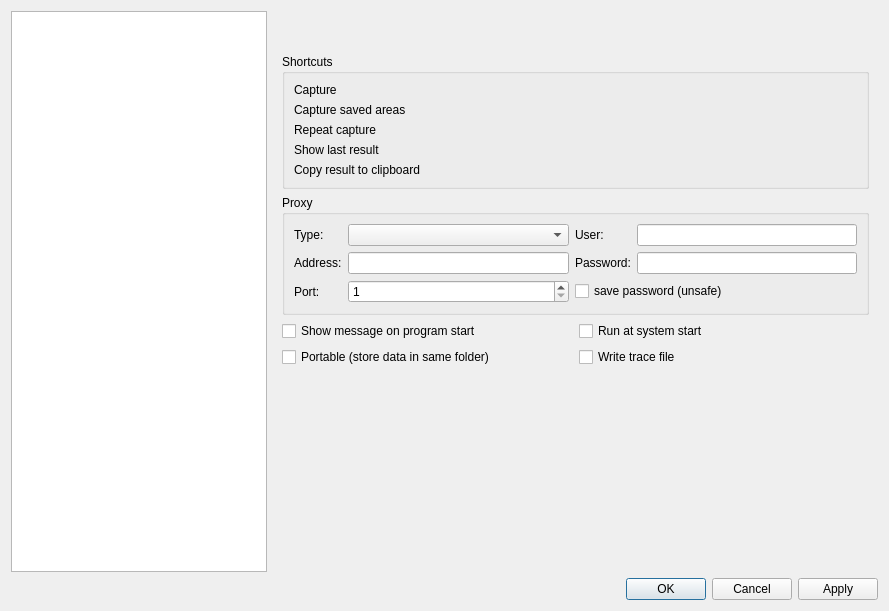
<?xml version='1.0' encoding='UTF-8'?>
<ui version="4.0">
 <class>SettingsEditor</class>
 <widget class="QDialog" name="SettingsEditor">
  <property name="geometry">
   <rect>
    <x>0</x>
    <y>0</y>
    <width>889</width>
    <height>611</height>
   </rect>
  </property>
  <property name="windowTitle">
   <string>Settings</string>
  </property>
  <layout class="QGridLayout" name="gridLayout_6">
   <item row="0" column="0">
    <widget class="QListView" name="pagesList">
     <property name="sizePolicy">
      <sizepolicy hsizetype="Maximum" vsizetype="Expanding">
       <horstretch>0</horstretch>
       <verstretch>0</verstretch>
      </sizepolicy>
     </property>
     <property name="editTriggers">
      <set>QAbstractItemView::NoEditTriggers</set>
     </property>
    </widget>
   </item>
   <item row="0" column="1">
    <layout class="QVBoxLayout" name="verticalLayout_3">
     <property name="spacing">
      <number>0</number>
     </property>
     <item>
      <widget class="QWidget" name="widget" native="true">
       <layout class="QVBoxLayout" name="verticalLayout_2">
        <property name="topMargin">
         <number>0</number>
        </property>
        <property name="bottomMargin">
         <number>0</number>
        </property>
        <item>
         <widget class="QLabel" name="pageInfoLabel">
          <property name="text">
           <string />
          </property>
          <property name="wordWrap">
           <bool>true</bool>
          </property>
         </widget>
        </item>
        <item>
         <widget class="QLabel" name="pageErrorLabel">
          <property name="palette">
           <palette>
            <active>
             <colorrole role="WindowText">
              <brush brushstyle="SolidPattern">
               <color alpha="255">
                <red>255</red>
                <green>0</green>
                <blue>0</blue>
               </color>
              </brush>
             </colorrole>
            </active>
            <inactive>
             <colorrole role="WindowText">
              <brush brushstyle="SolidPattern">
               <color alpha="255">
                <red>255</red>
                <green>0</green>
                <blue>0</blue>
               </color>
              </brush>
             </colorrole>
            </inactive>
            <disabled>
             <colorrole role="WindowText">
              <brush brushstyle="SolidPattern">
               <color alpha="255">
                <red>118</red>
                <green>118</green>
                <blue>118</blue>
               </color>
              </brush>
             </colorrole>
            </disabled>
           </palette>
          </property>
          <property name="text">
           <string />
          </property>
          <property name="wordWrap">
           <bool>true</bool>
          </property>
         </widget>
        </item>
       </layout>
      </widget>
     </item>
     <item>
      <widget class="QStackedWidget" name="pagesView">
       <property name="sizePolicy">
        <sizepolicy hsizetype="Expanding" vsizetype="Expanding">
         <horstretch>0</horstretch>
         <verstretch>0</verstretch>
        </sizepolicy>
       </property>
       <property name="currentIndex">
        <number>0</number>
       </property>
       <widget class="QWidget" name="pageGeneral">
        <layout class="QGridLayout" name="gridLayout_11">
         <item row="2" column="0" colspan="2">
          <widget class="QGroupBox" name="groupBox_2">
           <property name="title">
            <string>Proxy</string>
           </property>
           <layout class="QGridLayout" name="gridLayout_3">
            <item row="0" column="0">
             <widget class="QLabel" name="label_12">
              <property name="text">
               <string>Type:</string>
              </property>
             </widget>
            </item>
            <item row="0" column="1">
             <widget class="QComboBox" name="proxyTypeCombo" />
            </item>
            <item row="0" column="2">
             <widget class="QLabel" name="label_15">
              <property name="text">
               <string>User:</string>
              </property>
             </widget>
            </item>
            <item row="0" column="3">
             <widget class="QLineEdit" name="proxyUserEdit" />
            </item>
            <item row="1" column="0">
             <widget class="QLabel" name="label_13">
              <property name="text">
               <string>Address:</string>
              </property>
             </widget>
            </item>
            <item row="1" column="1">
             <widget class="QLineEdit" name="proxyHostEdit" />
            </item>
            <item row="1" column="2">
             <widget class="QLabel" name="label_16">
              <property name="text">
               <string>Password:</string>
              </property>
             </widget>
            </item>
            <item row="1" column="3">
             <widget class="QLineEdit" name="proxyPassEdit" />
            </item>
            <item row="2" column="0">
             <widget class="QLabel" name="label_14">
              <property name="text">
               <string>Port:</string>
              </property>
             </widget>
            </item>
            <item row="2" column="1">
             <widget class="QSpinBox" name="proxyPortSpin">
              <property name="minimum">
               <number>1</number>
              </property>
              <property name="maximum">
               <number>65535</number>
              </property>
             </widget>
            </item>
            <item row="2" column="2" colspan="2">
             <widget class="QCheckBox" name="proxySaveCheck">
              <property name="text">
               <string>save password (unsafe)</string>
              </property>
             </widget>
            </item>
           </layout>
          </widget>
         </item>
         <item row="5" column="1">
          <spacer name="verticalSpacer_4">
           <property name="orientation">
            <enum>Qt::Vertical</enum>
           </property>
           <property name="sizeHint" stdset="0">
            <size>
             <width>20</width>
             <height>40</height>
            </size>
           </property>
          </spacer>
         </item>
         <item row="4" column="1">
          <widget class="QCheckBox" name="writeTrace">
           <property name="text">
            <string>Write trace file</string>
           </property>
          </widget>
         </item>
         <item row="3" column="1">
          <widget class="QCheckBox" name="runAtSystemStart">
           <property name="text">
            <string>Run at system start</string>
           </property>
          </widget>
         </item>
         <item row="1" column="0" colspan="2">
          <widget class="QGroupBox" name="groupBox">
           <property name="title">
            <string>Shortcuts</string>
           </property>
           <layout class="QGridLayout" name="gridLayout">
            <item row="4" column="1">
             <widget class="service::KeySequenceEdit" name="clipboardEdit" native="true" />
            </item>
            <item row="2" column="0">
             <widget class="QLabel" name="label_8">
              <property name="text">
               <string>Repeat capture</string>
              </property>
             </widget>
            </item>
            <item row="2" column="1">
             <widget class="service::KeySequenceEdit" name="repeatCaptureEdit" native="true" />
            </item>
            <item row="3" column="0">
             <widget class="QLabel" name="label_3">
              <property name="text">
               <string>Show last result</string>
              </property>
             </widget>
            </item>
            <item row="0" column="1">
             <widget class="service::KeySequenceEdit" name="captureEdit" native="true" />
            </item>
            <item row="4" column="0">
             <widget class="QLabel" name="label_7">
              <property name="text">
               <string>Copy result to clipboard</string>
              </property>
             </widget>
            </item>
            <item row="3" column="1">
             <widget class="service::KeySequenceEdit" name="repeatEdit" native="true" />
            </item>
            <item row="0" column="0">
             <widget class="QLabel" name="label">
              <property name="text">
               <string>Capture</string>
              </property>
             </widget>
            </item>
            <item row="1" column="0">
             <widget class="QLabel" name="label_22">
              <property name="text">
               <string>Capture saved areas</string>
              </property>
             </widget>
            </item>
            <item row="1" column="1">
             <widget class="service::KeySequenceEdit" name="captureLockedEdit" native="true" />
            </item>
           </layout>
          </widget>
         </item>
         <item row="3" column="0">
          <widget class="QCheckBox" name="showOnStart">
           <property name="text">
            <string>Show message on program start</string>
           </property>
          </widget>
         </item>
         <item row="4" column="0">
          <widget class="QCheckBox" name="portable">
           <property name="text">
            <string>Portable (store data in same folder)</string>
           </property>
          </widget>
         </item>
        </layout>
       </widget>
       <widget class="QWidget" name="pageRecognize">
        <layout class="QGridLayout" name="gridLayout_2">
         <item row="0" column="0">
          <widget class="QLabel" name="label_2">
           <property name="sizePolicy">
            <sizepolicy hsizetype="Maximum" vsizetype="Preferred">
             <horstretch>0</horstretch>
             <verstretch>0</verstretch>
            </sizepolicy>
           </property>
           <property name="text">
            <string>Tessdata path:</string>
           </property>
          </widget>
         </item>
         <item row="1" column="2">
          <widget class="QComboBox" name="tesseractLangCombo" />
         </item>
         <item row="2" column="2">
          <spacer name="verticalSpacer_2">
           <property name="orientation">
            <enum>Qt::Vertical</enum>
           </property>
           <property name="sizeHint" stdset="0">
            <size>
             <width>17</width>
             <height>410</height>
            </size>
           </property>
          </spacer>
         </item>
         <item row="0" column="2">
          <widget class="QLabel" name="tessdataPath">
           <property name="text">
            <string />
           </property>
           <property name="wordWrap">
            <bool>true</bool>
           </property>
           <property name="textInteractionFlags">
            <set>Qt::LinksAccessibleByMouse|Qt::TextSelectableByMouse</set>
           </property>
          </widget>
         </item>
         <item row="1" column="0">
          <widget class="QLabel" name="label_4">
           <property name="sizePolicy">
            <sizepolicy hsizetype="Maximum" vsizetype="Preferred">
             <horstretch>0</horstretch>
             <verstretch>0</verstretch>
            </sizepolicy>
           </property>
           <property name="text">
            <string>Default language:</string>
           </property>
           <property name="buddy">
            <cstring>tesseractLangCombo</cstring>
           </property>
          </widget>
         </item>
        </layout>
       </widget>
       <widget class="QWidget" name="pageCorrect">
        <layout class="QGridLayout" name="gridLayout_10">
         <item row="3" column="0" colspan="2">
          <widget class="QLabel" name="label_11">
           <property name="text">
            <string>User substitutions</string>
           </property>
           <property name="alignment">
            <set>Qt::AlignCenter</set>
           </property>
          </widget>
         </item>
         <item row="4" column="0" colspan="2">
          <widget class="SubstitutionsTable" name="userSubstitutionsTable">
           <property name="toolTip">
            <string>\\ for \ symbol, \n for newline</string>
           </property>
           <property name="selectionBehavior">
            <enum>QAbstractItemView::SelectRows</enum>
           </property>
           <property name="sortingEnabled">
            <bool>true</bool>
           </property>
          </widget>
         </item>
         <item row="0" column="0" colspan="2">
          <widget class="QCheckBox" name="useHunspell">
           <property name="text">
            <string>Use auto corrections (hunspell)</string>
           </property>
          </widget>
         </item>
         <item row="2" column="0" colspan="2">
          <widget class="QCheckBox" name="useUserSubstitutions">
           <property name="text">
            <string>Use user substitutions</string>
           </property>
          </widget>
         </item>
         <item row="1" column="0">
          <widget class="QLabel" name="label_23">
           <property name="text">
            <string>Hunspell dictionaries path:</string>
           </property>
          </widget>
         </item>
         <item row="1" column="1">
          <widget class="QLabel" name="hunspellDir">
           <property name="text">
            <string />
           </property>
           <property name="wordWrap">
            <bool>true</bool>
           </property>
          </widget>
         </item>
        </layout>
       </widget>
       <widget class="QWidget" name="pageTranslate">
        <layout class="QGridLayout" name="gridLayout_9">
         <item row="3" column="0">
          <widget class="QLabel" name="label_5">
           <property name="text">
            <string>Translators path:</string>
           </property>
          </widget>
         </item>
         <item row="6" column="0" colspan="3">
          <widget class="QLabel" name="label_10">
           <property name="text">
            <string>Translators</string>
           </property>
           <property name="alignment">
            <set>Qt::AlignCenter</set>
           </property>
          </widget>
         </item>
         <item row="1" column="0" colspan="2">
          <widget class="QCheckBox" name="ignoreSslCheck">
           <property name="text">
            <string>Ignore SSL errors</string>
           </property>
          </widget>
         </item>
         <item row="4" column="1" colspan="2">
          <widget class="QComboBox" name="translateLangCombo" />
         </item>
         <item row="0" column="0" colspan="2">
          <widget class="QCheckBox" name="doTranslationCheck">
           <property name="text">
            <string>Translate text</string>
           </property>
          </widget>
         </item>
         <item row="2" column="0" colspan="2">
          <widget class="QLabel" name="label_9">
           <property name="text">
            <string>Single translator timeout:</string>
           </property>
          </widget>
         </item>
         <item row="4" column="0">
          <widget class="QLabel" name="label_6">
           <property name="text">
            <string>Language:</string>
           </property>
           <property name="buddy">
            <cstring>translateLangCombo</cstring>
           </property>
          </widget>
         </item>
         <item row="3" column="1" colspan="2">
          <widget class="QLabel" name="translatorsPath">
           <property name="text">
            <string />
           </property>
           <property name="wordWrap">
            <bool>true</bool>
           </property>
           <property name="textInteractionFlags">
            <set>Qt::LinksAccessibleByMouse|Qt::TextSelectableByMouse</set>
           </property>
          </widget>
         </item>
         <item row="7" column="0" colspan="3">
          <widget class="QListWidget" name="translatorList">
           <property name="editTriggers">
            <set>QAbstractItemView::NoEditTriggers</set>
           </property>
           <property name="dragDropMode">
            <enum>QAbstractItemView::InternalMove</enum>
           </property>
           <property name="defaultDropAction">
            <enum>Qt::MoveAction</enum>
           </property>
          </widget>
         </item>
         <item row="2" column="2">
          <widget class="QSpinBox" name="translateTimeoutSpin">
           <property name="suffix">
            <string> secs</string>
           </property>
          </widget>
         </item>
         <item row="8" column="0" colspan="3">
          <widget class="QLabel" name="translatorHint">
           <property name="text">
            <string />
           </property>
           <property name="wordWrap">
            <bool>true</bool>
           </property>
          </widget>
         </item>
        </layout>
       </widget>
       <widget class="QWidget" name="pageRepresent">
        <layout class="QGridLayout" name="gridLayout_7">
         <item row="0" column="0">
          <widget class="QGroupBox" name="resultGroup">
           <property name="sizePolicy">
            <sizepolicy hsizetype="Maximum" vsizetype="Maximum">
             <horstretch>0</horstretch>
             <verstretch>0</verstretch>
            </sizepolicy>
           </property>
           <property name="title">
            <string>Result type</string>
           </property>
           <layout class="QGridLayout" name="gridLayout_4">
            <item row="0" column="0">
             <widget class="QRadioButton" name="trayRadio">
              <property name="sizePolicy">
               <sizepolicy hsizetype="Maximum" vsizetype="Fixed">
                <horstretch>0</horstretch>
                <verstretch>0</verstretch>
               </sizepolicy>
              </property>
              <property name="text">
               <string>Tray</string>
              </property>
             </widget>
            </item>
            <item row="0" column="1">
             <widget class="QRadioButton" name="dialogRadio">
              <property name="sizePolicy">
               <sizepolicy hsizetype="Maximum" vsizetype="Fixed">
                <horstretch>0</horstretch>
                <verstretch>0</verstretch>
               </sizepolicy>
              </property>
              <property name="text">
               <string>Window</string>
              </property>
              <property name="checked">
               <bool>true</bool>
              </property>
             </widget>
            </item>
           </layout>
          </widget>
         </item>
         <item row="2" column="0">
          <widget class="QGroupBox" name="resultWindow">
           <property name="title">
            <string>Result window</string>
           </property>
           <layout class="QGridLayout" name="gridLayout_8">
            <item row="0" column="0">
             <widget class="QLabel" name="label_18">
              <property name="text">
               <string>Font:</string>
              </property>
             </widget>
            </item>
            <item row="0" column="1">
             <widget class="QFontComboBox" name="resultFont" />
            </item>
            <item row="1" column="0">
             <widget class="QLabel" name="label_19">
              <property name="text">
               <string>Font size:</string>
              </property>
             </widget>
            </item>
            <item row="1" column="1">
             <widget class="QSpinBox" name="resultFontSize">
              <property name="minimum">
               <number>6</number>
              </property>
              <property name="maximum">
               <number>24</number>
              </property>
             </widget>
            </item>
            <item row="2" column="0">
             <widget class="QLabel" name="label_20">
              <property name="text">
               <string>Font color:</string>
              </property>
             </widget>
            </item>
            <item row="2" column="1">
             <widget class="QPushButton" name="fontColor">
              <property name="text">
               <string />
              </property>
             </widget>
            </item>
            <item row="3" column="0">
             <widget class="QLabel" name="label_21">
              <property name="text">
               <string>Background:</string>
              </property>
             </widget>
            </item>
            <item row="3" column="1">
             <widget class="QPushButton" name="backgroundColor">
              <property name="text">
               <string />
              </property>
             </widget>
            </item>
            <item row="4" column="0" colspan="2">
             <widget class="QCheckBox" name="showCaptured">
              <property name="text">
               <string>Show image</string>
              </property>
             </widget>
            </item>
            <item row="5" column="0" colspan="2">
             <widget class="QCheckBox" name="showRecognized">
              <property name="text">
               <string>Show recognized</string>
              </property>
             </widget>
            </item>
           </layout>
          </widget>
         </item>
         <item row="3" column="0">
          <spacer name="verticalSpacer_3">
           <property name="orientation">
            <enum>Qt::Vertical</enum>
           </property>
           <property name="sizeHint" stdset="0">
            <size>
             <width>20</width>
             <height>40</height>
            </size>
           </property>
          </spacer>
         </item>
         <item row="0" column="1">
          <spacer name="horizontalSpacer">
           <property name="orientation">
            <enum>Qt::Horizontal</enum>
           </property>
           <property name="sizeHint" stdset="0">
            <size>
             <width>40</width>
             <height>20</height>
            </size>
           </property>
          </spacer>
         </item>
        </layout>
       </widget>
       <widget class="QWidget" name="pageUpdate">
        <layout class="QGridLayout" name="gridLayout_5">
         <item row="1" column="0" colspan="2">
          <widget class="QTreeView" name="updatesView">
           <property name="sortingEnabled">
            <bool>true</bool>
           </property>
          </widget>
         </item>
         <item row="0" column="0" colspan="2">
          <widget class="QWidget" name="widget_3" native="true">
           <layout class="QHBoxLayout" name="horizontalLayout">
            <item>
             <widget class="QLabel" name="label_17">
              <property name="text">
               <string>Update check interval (days):</string>
              </property>
             </widget>
            </item>
            <item>
             <widget class="QSpinBox" name="autoUpdateInterval">
              <property name="toolTip">
               <string>0 - disabled</string>
              </property>
              <property name="maximum">
               <number>360</number>
              </property>
             </widget>
            </item>
            <item>
             <widget class="QPushButton" name="checkUpdates">
              <property name="sizePolicy">
               <sizepolicy hsizetype="Maximum" vsizetype="Fixed">
                <horstretch>0</horstretch>
                <verstretch>0</verstretch>
               </sizepolicy>
              </property>
              <property name="text">
               <string>Check now</string>
              </property>
             </widget>
            </item>
           </layout>
          </widget>
         </item>
        </layout>
       </widget>
       <widget class="QWidget" name="pageAbout">
        <layout class="QVBoxLayout" name="verticalLayout">
         <item>
          <widget class="QLabel" name="aboutLabel">
           <property name="text">
            <string />
           </property>
           <property name="wordWrap">
            <bool>true</bool>
           </property>
          </widget>
         </item>
         <item>
          <widget class="QLabel" name="helpLabel">
           <property name="text">
            <string />
           </property>
           <property name="wordWrap">
            <bool>true</bool>
           </property>
          </widget>
         </item>
         <item>
          <spacer name="verticalSpacer">
           <property name="orientation">
            <enum>Qt::Vertical</enum>
           </property>
           <property name="sizeHint" stdset="0">
            <size>
             <width>20</width>
             <height>40</height>
            </size>
           </property>
          </spacer>
         </item>
        </layout>
       </widget>
      </widget>
     </item>
    </layout>
   </item>
   <item row="1" column="0" colspan="2">
    <widget class="QDialogButtonBox" name="buttonBox">
     <property name="orientation">
      <enum>Qt::Horizontal</enum>
     </property>
     <property name="standardButtons">
      <set>QDialogButtonBox::Apply|QDialogButtonBox::Cancel|QDialogButtonBox::Ok</set>
     </property>
    </widget>
   </item>
  </layout>
 </widget>
 <customwidgets>
  <customwidget>
   <class>SubstitutionsTable</class>
   <extends>QTableWidget</extends>
   <header>substitutionstable.h</header>
  </customwidget>
  <customwidget>
   <class>service::KeySequenceEdit</class>
   <extends>QWidget</extends>
   <header>keysequenceedit.h</header>
  </customwidget>
 </customwidgets>
 <tabstops>
  <tabstop>captureEdit</tabstop>
  <tabstop>repeatCaptureEdit</tabstop>
  <tabstop>repeatEdit</tabstop>
  <tabstop>clipboardEdit</tabstop>
  <tabstop>proxyTypeCombo</tabstop>
  <tabstop>proxyHostEdit</tabstop>
  <tabstop>proxyPortSpin</tabstop>
  <tabstop>proxyUserEdit</tabstop>
  <tabstop>proxyPassEdit</tabstop>
  <tabstop>proxySaveCheck</tabstop>
 </tabstops>
 <resources />
 <connections />
</ui>
